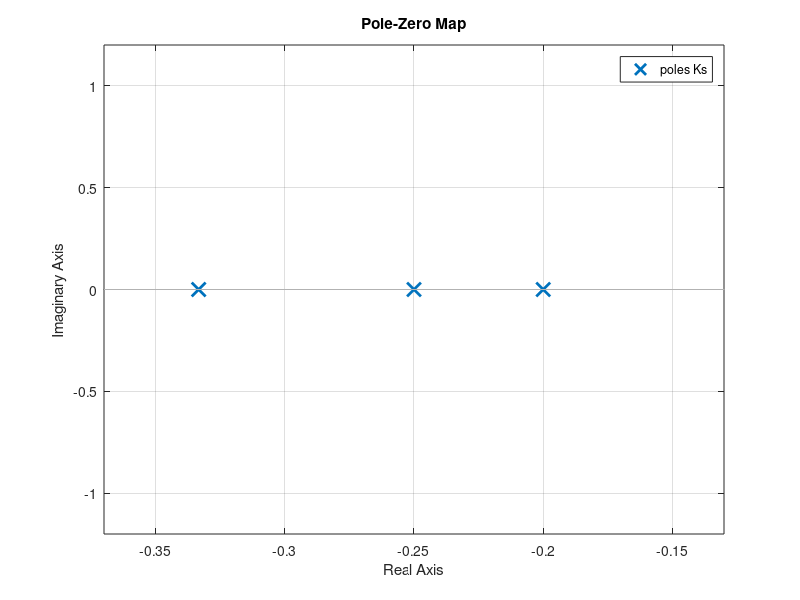
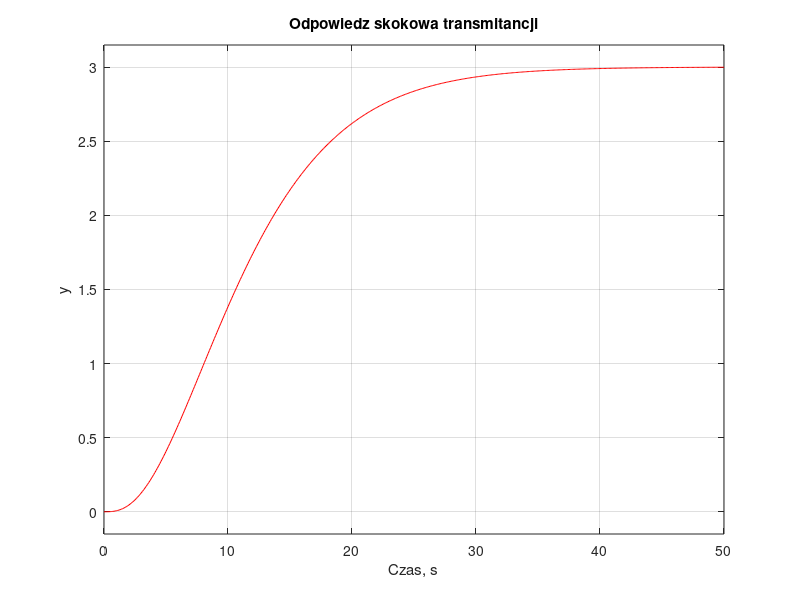
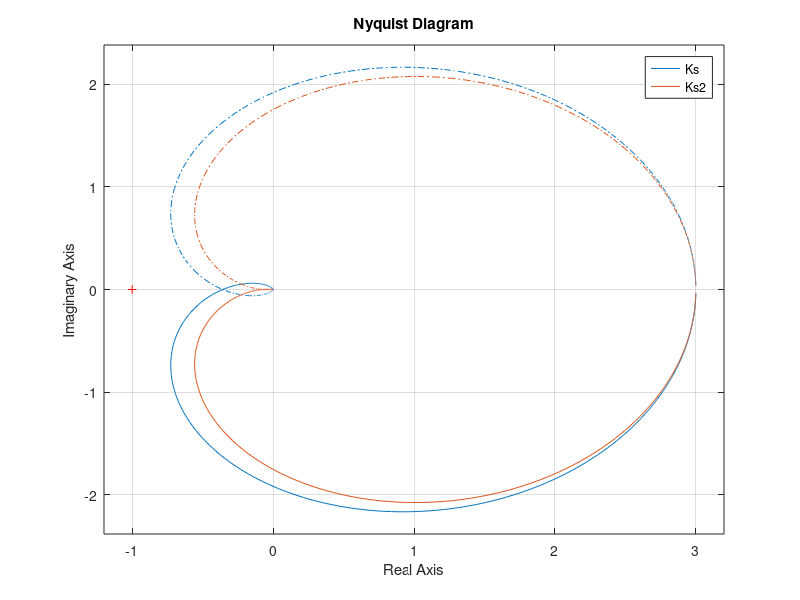

Write MATLAB code to recreate these figures, in order. (Note: this script raises an error after producing the figures.)
clc
clear all 
close all

s = tf('s'); 

k = 3, T1 = 3, T2 = 4, T3= 5; %wartości liczbowe dla wzmocnienia


Ks = k / ((1 + s * T1 ) * (1 + s * T2) * (1 + s * T3)); %transmitancja

zpk(Ks); 


[Zera, Bieguny, Wzmocnienia] = zpkdata(Ks, "v");

figure
pzmap(Ks);

[L, M] = tfdata(Ks, 'v');

[A, B, C, D] = tf2ss(L, M);

sys = ss(A, B, C, D);

%wyświetlanie odpowiedzi skokowej transmitancji
figure
step(Ks, 'r', 0:0.1:50);
title('Odpowiedz skokowa transmitancji');
xlabel('Czas, s');
ylabel('y');
grid on;


Ks2 = Ks * (s+1);

figure 
nyquist(Ks, Ks2);
legend('Ks', 'Ks2');

figure
h = nyquistplot(Ks);
setoptions(h,'PhaseUnits','rad','Grid','on');



Kz = 1/ (1 + Ks);

figure
rlocus(Kz);

%figure
%sisotool(Kz);

[zapasAmp, zapasFaz, wAmp, wFaz] = margin(Kz);
